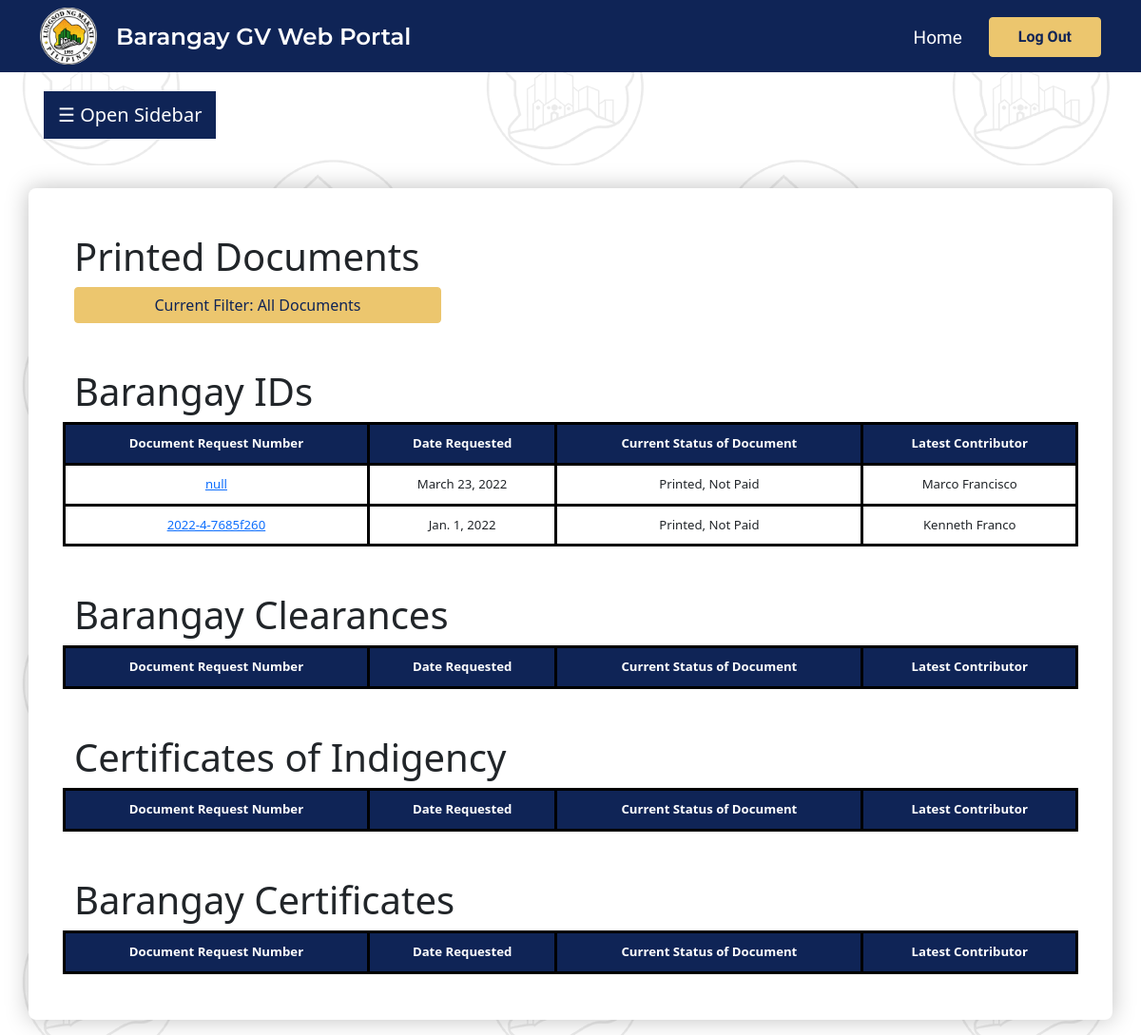
Before: /printed_documents/ (signed in) with the older database file.
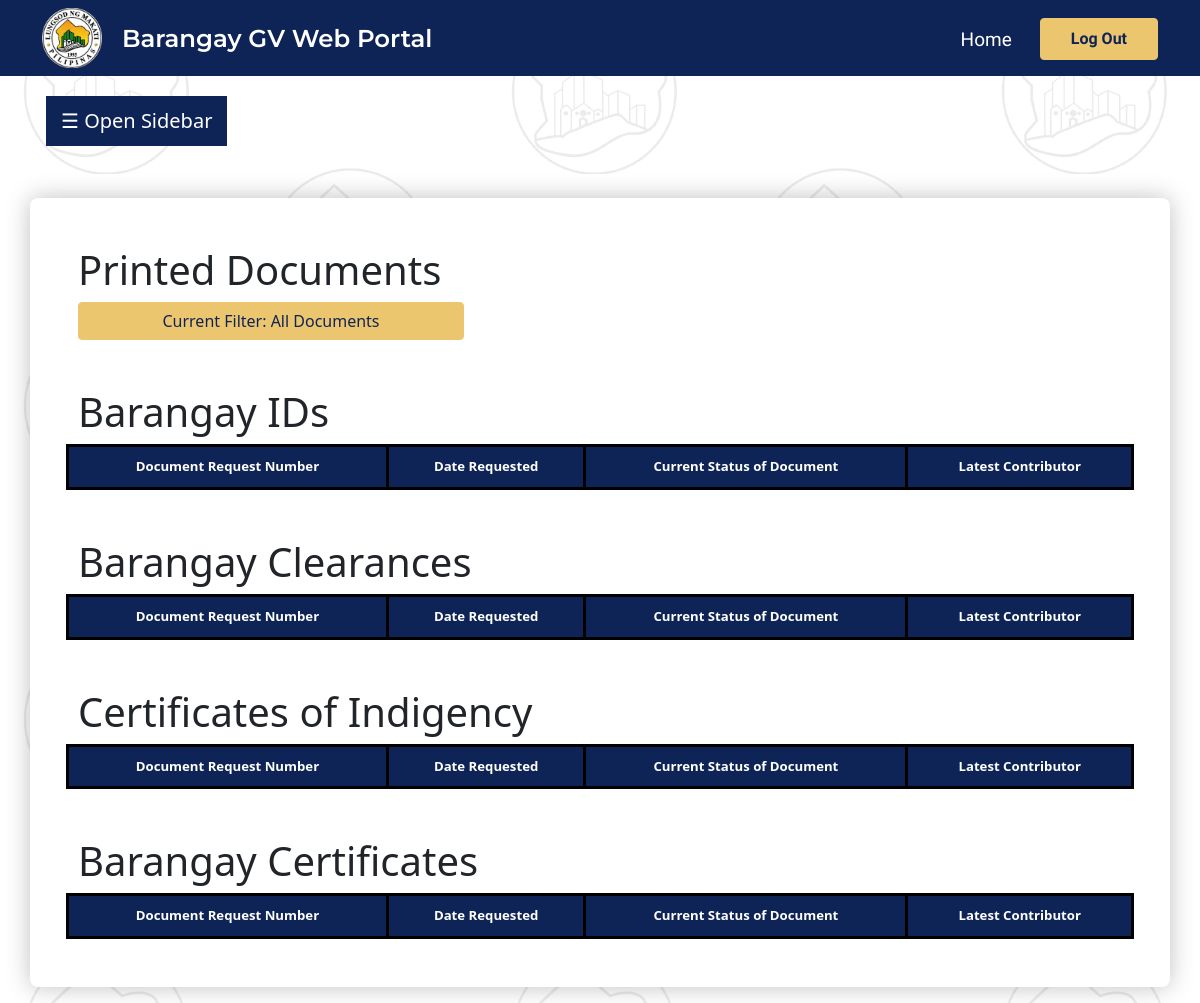
After: the same page with the newer database file.
### web_portal/models.py (models this page shows)
class barangay_id(models.Model):
    document_id = models.CharField(max_length = 100, default="null")
    document_type = models.CharField(max_length = 100, default="null")
    last_name = models.CharField(max_length = 100, default="null")
    first_name = models.CharField(max_length = 100, default="null")
    middle_name = models.CharField(max_length = 100, default="null")
    age = models.IntegerField(default = 0)
    birthday = models.DateField(default="2022-01-01")
    sex = models.CharField(
        max_length = 100,
        choices =  [('Male', 'Male'), ('Female', 'Female'), ('Prefer not to say', 'Prefer not to say')],
        default="null"
    )
    nationality = models.CharField(max_length = 100, default="null")
    civil_status = models.CharField(max_length = 100, default="null")
    email = models.CharField(max_length = 100, default="null")
    contact_num = models.CharField(max_length = 100, default="null")
    street = models.CharField(max_length = 100, default="null")
    city = models.CharField(max_length = 100, default="null")
    barangay = models.CharField(max_length = 100, default="null")
    province = models.CharField(max_length = 100, default="null")
    zip_code = models.CharField(max_length = 100, default="null")
    emergency_name = models.CharField(max_length = 100, default="null")
    emergency_contact_num = models.IntegerField(default = 0)
    emergency_address = models.CharField(max_length = 100, default="null")
    personal_photo = models.FileField(default="null")
    government_id_or_letter = models.FileField(null = True)
    voters_id = models.FileField(default="null")
    date_submitted = models.DateField(default="2022-01-01")
    status = models.CharField(
        max_length = 100,
        choices =  [('Submitted for Review', 'Submitted for Review'), ('Review Completed', 'Review Completed'), ('Pre-filled Template Verified', 'Pre-filled Template Verified'), ('Printed, Not Paid', 'Printed, Not Paid'), ('Printed, Paid', 'Printed, Paid'), ('Printed, Out for Delivery/Ready for Pickup', 'Printed, Out for Delivery/Ready for Pickup'), ('Delivered/Picked-up', 'Delivered/Picked-up'), ('Rejected', 'Rejected')],
        default = "null"
    )
    latest_contributor = models.CharField(max_length=100, default="PLACEHOLDER")
    type = models.CharField(
        max_length = 100,
        choices =  [('Constituent', 'Constituent'), ('Transient', 'Transient')],
        default="null"
    )
    landlord_name = models.CharField(max_length = 100, null=True, default="null")
    landlord_contact_number = models.CharField(max_length = 100, null=True, default="null")
    landlord_address = models.CharField(max_length = 100, null=True, default="null")
    additional_details = models.CharField(max_length=100, default="null")
    objects = models.Manager()

### web_portal/views.py (the view)
# urls.py: path("printed_documents/", views.admin_printed_documents, name="admin_printed_documents"),
@staff_member_required
def admin_printed_documents (request):
    ids1 = barangay_id.objects.all().filter(status = "Printed, Not Paid")
    ids2 = barangay_id.objects.all().filter(status = "Printed, Paid")
    ids3 = barangay_id.objects.all().filter(status = "Printed, Out for Delivery/Ready for Pickup")
    ids = ids1 | ids2 | ids3
    cl1 = barangay_clearance.objects.all().filter(status = "Printed, Not Paid")
    cl2 = barangay_clearance.objects.all().filter(status = "Printed, Paid")
    cl3 = barangay_clearance.objects.all().filter(status = "Printed, Out for Delivery/Ready for Pickup")
    clearances = cl1 | cl2 | cl3
    ci1 = certificate_of_indigency.objects.all().filter(status = "Printed, Not Paid")
    ci2 = certificate_of_indigency.objects.all().filter(status = "Printed, Paid")
    ci3 = certificate_of_indigency.objects.all().filter(status = "Printed, Out for Delivery/Ready for Pickup")
    cois = ci1 | ci2 | ci3
    ce1 = barangay_certificate.objects.all().filter(status = "Printed, Not Paid")
    ce2 = barangay_certificate.objects.all().filter(status = "Printed, Paid")
    ce3 = barangay_certificate.objects.all().filter(status = "Printed, Out for Delivery/Ready for Pickup")
    certificates = ce1 | ce2 | ce3
    context = {
        "ids": ids.order_by("date_submitted").reverse(),
        "clearances": clearances.order_by("date_submitted").reverse(),
        "certificates": certificates.order_by("date_submitted").reverse(),
        "cois": cois.order_by("date_submitted").reverse(),
    }
    return render(request, 'admin_printed_documents.html', context)

### web_portal/templates/admin_printed_documents.html (shortened to what the changed rows need)
{% extends "admin_base.html" %}
{% load static %}
{% block content %}
<!DOCTYPE html>
<html lang="en">
<head>
    <link rel="stylesheet" href="{% static 'styles.css' %}">
    <link href="https://cdn.jsdelivr.net/npm/bootstrap@5.1.3/dist/css/bootstrap.min.css" rel="stylesheet"
>
</head>
<body>
    <div>
        <div class="sideBar">
            <div class="container">
                <div class="row">
                    <div class="adminMainBlock p-5 mt-5" style="background-color: white;">
                        <div class="row">
                            <h1>Printed Documents</h1>
                        </div>
                        <div class="row mt-5" id="documentList1">
                            <h1>Barangay IDs</h1>
                            <table class="tdl">
                                <thead>
                                    <tr class="tdlr globalTableCell">
                                        <th class="tdlh">Document Request Number</th>
                                        <th class="tdlh">Date Requested</th>
                                        <th class="tdlh">Current Status of Document</th>
                                        <th class="tdlh">Latest Contributor</th>
                                    </tr>
                                </thead>
                                <tbody id="IDRows">
                                    {% for i in ids %}
                                    <tr class="globalTableCell">
                                        <td class="tdld"><a href="{% url 'admin_individual_barangay_id' pk=i.pk %}">{{ i.document_id }}</a>
                                        </td>
                                        <td class="tdld">{{ i.date_submitted }}</td>
                                        <td class="tdld">{{ i.status }}</td>
                                        <td class="tdld">{{ i.latest_contributor }}</td>
                                    </tr>
                                    {% endfor %}
                                </tbody>
                            </table>
                        </div>
                        <div class="row mt-5" id="documentList2">
                            <h1>Barangay Clearances</h1>
                            <table class="tdl">
                                <thead>
                                    <tr class="tdlr globalTableCell">
                                        <th class="tdlh">Document Request Number</th>
                                        <th class="tdlh">Date Requested</th>
                                        <th class="tdlh">Current Status of Document</th>
                                        <th class="tdlh">Latest Contributor</th>
                                    </tr>
                                </thead>
                            </table>
                        </div>
                        <div class="row mt-5" id="documentList3">
                            <h1>Certificates of Indigency</h1>
                            <table class="tdl">
                                <thead>
                                    <tr class="tdlr globalTableCell">
                                        <th class="tdlh">Document Request Number</th>
                                        <th class="tdlh">Date Requested</th>
                                        <th class="tdlh">Current Status of Document</th>
                                        <th class="tdlh">Latest Contributor</th>
                                    </tr>
                                </thead>
                            </table>
                        </div>
                        <div class="row mt-5" id="documentList4">
                            <h1>Barangay Certificates</h1>
                            <table class="tdl">
                                <thead>
                                    <tr class="tdlr globalTableCell">
                                        <th class="tdlh">Document Request Number</th>
                                        <th class="tdlh">Date Requested</th>
                                        <th class="tdlh">Current Status of Document</th>
                                        <th class="tdlh">Latest Contributor</th>
                                    </tr>
                                </thead>
                            </table>
                        </div>
                    </div>
                </div>
            </div>
        </div>
    </div>
</body>
</html>
</body>
</html>
{% endblock %}

Changed rows visible on the page:
removed barangay_id: document_id "null", date_submitted "March 23, 2022", status "Printed, Not Paid", latest_contributor "Marco Francisco"
removed barangay_id: document_id "2022-4-7685f260", date_submitted "Jan. 1, 2022", status "Printed, Not Paid", latest_contributor "Kenneth Franco"
